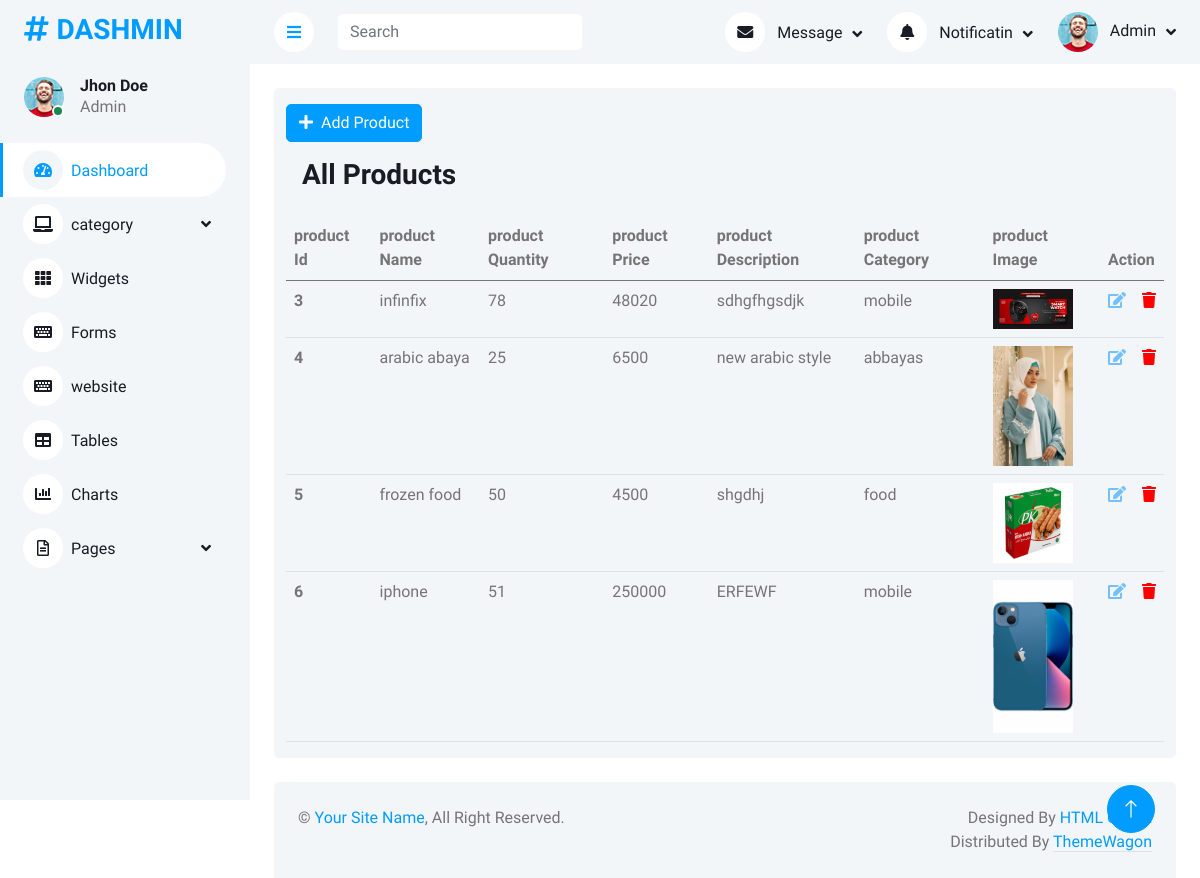
Screenshot of /dashmin/product.php (signed in) with the database file from the repository.
### tables this page shows
CREATE TABLE `products` (
  `productId` int(11) NOT NULL,
  `productName` varchar(20) NOT NULL,
  `productPrice` int(11) NOT NULL,
  `productQuantity` int(11) NOT NULL,
  `productDescription` varchar(100) NOT NULL,
  `productCatId` int(11) NOT NULL,
  `productImage` varchar(200) NOT NULL
);

CREATE TABLE `categories` (
  `catId` int(11) NOT NULL,
  `catName` varchar(20) NOT NULL,
  `catImage` varchar(50) NOT NULL
);

### dashmin/php/query.php (called while the page is built, shortened)
<?php
$proImageAddress = 'img/products/';
?>

### dashmin/product.php (the view, shortened to what this page needs)
<?php
include("components/header.php");
?>
            <div class="container-fluid pt-4 px-4">
                <div class="row  bg-light rounded  mx-0">
                    <div class="col-lg-12 d-flex ms-auto mt-3">
                    <button type="button" data-bs-toggle="modal" data-bs-target="#staticBackdrop" class="btn btn-primary "><i class="fa fa-plus me-2"></i>Add Product</button>
                    </div>
                    <div class="col-md-12">
                        <h3 class="py-3 px-3">All Products</h3>
                        <table class="table">
                                <thead>
                                    <tr>
                                        <th scope="col">product Id</th>
                                        <th scope="col">product Name</th>
                                        <th scope="col">product Quantity</th>
                                         <th scope="col">product Price</th>
                                         <th scope="col">product Description</th>
                                         <th scope="col">product Category</th>
                                         <th scope="col">product Image</th>
                                        <th scope="col" colspan="2">Action</th>
                                    </tr>
                                </thead>
                                <tbody>
                                    <?php
                                    $querypro = $pdo ->query("SELECT `products`.*, `categories`.`catName`
FROM `products`
	inner JOIN `categories` ON `products`.`productCatId` = `categories`.`catId`");
                                    $rowPro = $querypro->fetchAll(PDO::FETCH_ASSOC);
                                    foreach($rowPro as $proRows){
                                        ?>
                                          <tr>
                                        <th scope="row"><?php echo $proRows['productId']?></th>
                                        <td><?php echo $proRows['productName']?></td>
                                        <td><?php echo $proRows['productQuantity']?></td>
                                        <td><?php echo $proRows['productPrice']?></td>
                                        <td><?php echo $proRows['productDescription']?></td>
                                        <td><?php echo $proRows['catName']?></td>
                                        <td><img src="<?php echo $proImageAddress.$proRows['productImage']?>" width="80" alt=""></td>
                                        <td><a href="#mod<?php echo $proRows['productId']?>" data-bs-toggle="modal"><i class="fas fa-edit" style="color: #74C0FC;"></i></a></td>
                                        <td><a href="#delete<?php echo $proRows['productId']?>" data-bs-toggle="modal"><i class="fas fa-trash" style="color: red;"></i></a></td>
                                    </tr>
                                        <?php
                                    }
                                    ?>
                                </tbody>
                            </table>
                    </div>
                </div>
            </div>
<?php
include("components/footer.php");
?>

### dashmin/css/style.css (style rules this page uses)
:root { --primary: #009CFF; --light: #F3F6F9; --dark: #191C24; }
.btn { transition: .5s; }
.btn.btn-primary { color: #FFFFFF; }

### rows the page displays
products: productId "3", productName "infinfix", productQuantity "78", productPrice "48020", productDescription "sdhgfhgsdjk", productCatId.catName "mobile", productImage (picture)
products: productId "4", productName "arabic abaya", productQuantity "25", productPrice "6500", productDescription "new arabic style", productCatId.catName "abbayas", productImage (picture)
products: productId "5", productName "frozen food", productQuantity "50", productPrice "4500", productDescription "shgdhj", productCatId.catName "food", productImage (picture)
products: productId "6", productName "iphone", productQuantity "51", productPrice "250000", productDescription "ERFEWF", productCatId.catName "mobile", productImage (picture)

### other values shown
$_SESSION['userName'] "Admin"
